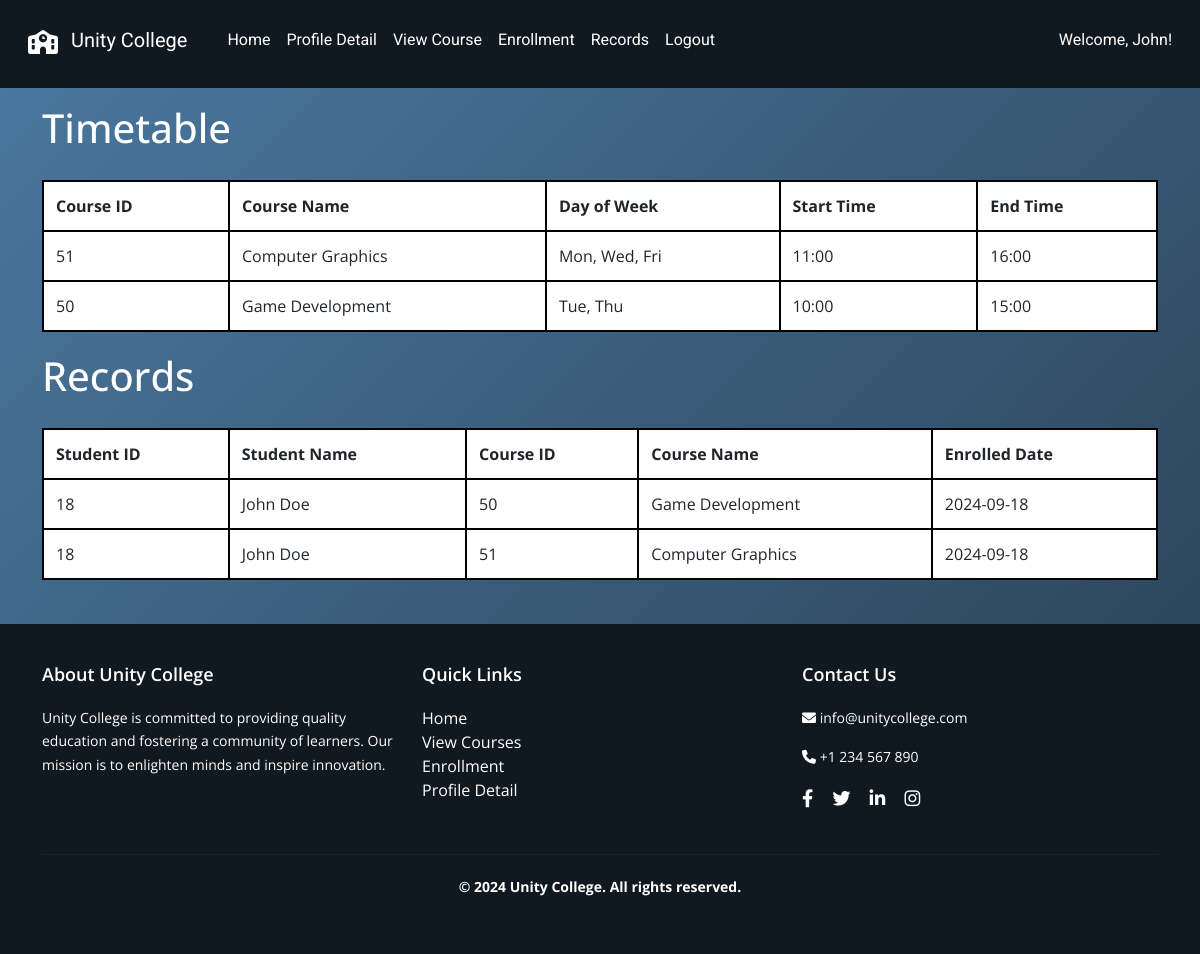
Page /student/records (signed in) on the committed database.
### tables this page shows
CREATE TABLE "schedule" (
    "id" INTEGER PRIMARY KEY AUTOINCREMENT,
    "course_id" INTEGER NOT NULL,
    "day_of_week" TEXT NOT NULL,
    "start_time" TEXT NOT NULL,
    "end_time" TEXT NOT NULL,
    FOREIGN KEY("course_id") REFERENCES "course"("id") ON DELETE CASCADE
);

CREATE TABLE "course" (
    "id" INTEGER PRIMARY KEY AUTOINCREMENT,
    "name" TEXT NOT NULL,
    "image" TEXT NOT NULL,
    "description" TEXT NOT NULL,
    "credits" INTEGER NOT NULL,
    "lecturer" TEXT NOT NULL
);

CREATE TABLE "enrollment" (
    "id" INTEGER PRIMARY KEY AUTOINCREMENT,
    "student_id" INTEGER NOT NULL,
    "course_id" INTEGER NOT NULL,
    "enroll_date" DATE NOT NULL,
    FOREIGN KEY("student_id") REFERENCES "student"("id") ON DELETE RESTRICT,
    FOREIGN KEY("course_id") REFERENCES "course"("id") ON DELETE RESTRICT
);

### app.py (the view)
@app.route('/student/records')
def view_enrollment_records():
    if 'uid' not in session or session.get('user_type') != 'student':
        return redirect(url_for('student_login'))
    uid = session.get('uid')
    first_name = session.get('first_name')
    try:
        enrollments = query_db("""
            SELECT e.student_id,
                   s.first_name || ' ' || s.last_name AS fullname,
                   c.id AS course_id,
                   c.name AS course_name,
                   e.enroll_date
            FROM enrollment e
            JOIN student s ON e.student_id = s.id
            JOIN course c ON e.course_id = c.id
            WHERE e.student_id = ?
        """, (uid,))
        timetable = query_db("""
            SELECT sc.course_id, c.name AS course_name, sc.day_of_week, sc.start_time, sc.end_time
            FROM schedule sc
            JOIN course c ON sc.course_id = c.id
            WHERE sc.course_id IN (
                SELECT e.course_id FROM enrollment e WHERE e.student_id = ?
            )
            ORDER BY sc.day_of_week, sc.start_time
        """, (uid,))
    except Exception as e:
        print(traceback.format_exc())
        enrollments = []
        timetable = []
    return render_template('student/records.html',
                           enrollments=enrollments,
                           timetable=timetable,
                           first_name=first_name,
                           uid=uid
                         )

### dbcontroller.py (called while the page is built)
def query_db(query, args=()):
    con = sqlite3.connect('advweb.db')
    cur = con.cursor()
    cur.execute(query, args)
    rv = cur.fetchall()
    cur.close()
    con.close()
    return rv

### templates/student/records.html (shortened to what this page needs)
{% extends "/student/layout.html" %} {% block content %}
<link rel="stylesheet" href="/static/css/student/record.css" />
<h1>Timetable</h1>
<div class="table-responsive">
  <table>
    <thead>
      <tr>
        <th>Course ID</th>
        <th>Course Name</th>
        <th>Day of Week</th>
        <th>Start Time</th>
        <th>End Time</th>
      </tr>
    </thead>
    <tbody>
      {% if timetable %} {% for item in timetable %}
      <tr>
        <td>{{ item[0] }}</td>
        <td>{{ item[1] }}</td>
        <td>{{ item[2] }}</td>
        <td>{{ item[3] }}</td>
        <td>{{ item[4] }}</td>
      </tr>
      {% endfor %} {% else %}
      <tr>
        <td colspan="5">No timetable records found.</td>
      </tr>
      {% endif %}
    </tbody>
  </table>
</div>
<h1>Records</h1>
<div class="table-responsive">
  <table>
    <thead>
      <tr>
        <th>Student ID</th>
        <th>Student Name</th>
        <th>Course ID</th>
        <th>Course Name</th>
        <th>Enrolled Date</th>
      </tr>
    </thead>
    <tbody>
      {% if enrollments %} {% for enrollment in enrollments %}
      <tr>
        <td>{{ enrollment[0] }}</td>
        <td>{{ enrollment[1] }}</td>
        <td>{{ enrollment[2] }}</td>
        <td>{{ enrollment[3] }}</td>
        <td>{{ enrollment[4] }}</td>
      </tr>
      {% endfor %} {% else %}
      <tr>
        <td colspan="5">No enrollment records found.</td>
      </tr>
      {% endif %}
    </tbody>
  </table>
</div>
{% endblock %}

### templates/student/layout.html (shortened to what this page needs)
<!DOCTYPE html>
<html lang="en">
  <head>
    <link
      href="https://cdn.jsdelivr.net/npm/bootstrap@5.3.0/dist/css/bootstrap.min.css"
      rel="stylesheet"
    />
    <link href="/static/css/student/layout.css" rel="stylesheet" />
    <link
      rel="stylesheet"
      href="https://cdnjs.cloudflare.com/ajax/libs/font-awesome/6.0.0-beta3/css/all.min.css"
    />
  </head>
  <body>
    <nav class="navbar navbar-expand-lg navbar-light navbar-custom">
      <div class="container-fluid">
        <a class="navbar-brand" href="#">
          <i class="fas fa-school me-2"></i> Unity College
        </a>
        <div class="collapse navbar-collapse" id="navbarNav">
          <ul class="navbar-nav me-auto">
            <li class="nav-item">
              <a class="nav-link" href="{{ url_for('home') }}">Home</a>
            </li>
            <li class="nav-item">
              <a class="nav-link" href="{{ url_for('view_profile') }}"
                >Profile Detail</a
              >
            </li>
            <li class="nav-item">
              <a class="nav-link" href="{{ url_for('view_courses') }}"
                >View Course</a
              >
            </li>
            <li class="nav-item">
              <a class="nav-link" href="{{ url_for('student_enroll') }}"
                >Enrollment</a
              >
            </li>
            <li class="nav-item">
              <a class="nav-link" href="{{ url_for('view_enrollment_records')}}"
                >Records</a
              >
            </li>
            {% if uid %}
            <li class="nav-item">
              <a class="nav-link" href="{{ url_for('student_logout') }}"
                >Logout</a
              >
            </li>
            {% else %}
            <li class="nav-item">
              <a class="nav-link" href="{{ url_for('student_signup') }}"
                >Sign Up</a
              >
            </li>
            {% endif %}
          </ul>
          {% if uid %}
          <div class="d-flex">
            <span class="navbar-text me-3">Welcome, {{ first_name }}!</span>
          </div>
          {% endif %}
        </div>
      </div>
    </nav>
    <div class="container mt-4">{% block content %}{% endblock %}</div>
    <footer class="footer mt-4 text-white">
      <div class="container">
        <div class="row">
          <div class="col-md-4">
            <h5>About Unity College</h5>
            <p>
              Unity College is committed to providing quality education and
              fostering a community of learners. Our mission is to enlighten
              minds and inspire innovation.
            </p>
          </div>
          <div class="col-md-4">
            <h5>Quick Links</h5>
            <ul class="list-unstyled">
              <li>
                <a href="{{ url_for('home') }}" class="footer-link">Home</a>
              </li>
              <li>
                <a href="{{ url_for('view_courses') }}" class="footer-link"
                  >View Courses</a
                >
              </li>
              <li>
                <a href="{{ url_for('student_enroll') }}" class="footer-link"
                  >Enrollment</a
                >
              </li>
              <li>
                <a href="{{ url_for('view_profile') }}" class="footer-link"
                  >Profile Detail</a
                >
              </li>
            </ul>
          </div>
          <div class="col-md-4">
            <h5>Contact Us</h5>
            <p><i class="fas fa-envelope"></i> info@unitycollege.com</p>
            <p><i class="fas fa-phone"></i> +1 234 567 890</p>
            <div class="social-icons">
              <a href="#" class="footer-link"
                ><i class="fab fa-facebook-f"></i
              ></a>
              <a href="#" class="footer-link"><i class="fab fa-twitter"></i></a>
              <a href="#" class="footer-link"
                ><i class="fab fa-linkedin-in"></i
              ></a>
              <a href="#" class="footer-link"
                ><i class="fab fa-instagram"></i
              ></a>
            </div>
          </div>
        </div>
        <div class="row mt-3">
          <div class="col-12">
            <hr class="footer-hr" />
            <p class="text-center">
              <strong>&copy; 2024 Unity College. All rights reserved.</strong>
            </p>
          </div>
        </div>
      </div>
    </footer>
  </body>
</html>

### static/css/student/layout.css (style rules this page uses)
html, body { height: 100%; margin: 0; font-family: "Open Sans", sans-serif; }
body { display: flex; flex-direction: column; }
.container { flex: 1; }
.navbar-custom { background-color: #101820; color: #ffffff; }
.container-fluid { background-color: #101820; }
.navbar-brand i { font-size: 1.5rem; vertical-align: middle; }
.navbar-custom .navbar-brand, .navbar-custom .nav-link { color: #ffffff; font-family: "Roboto", sans-serif; padding: 0.5rem 1rem; }
@media (min-width: 768px) { .navbar-custom { height: 80px; } }
@media (min-width: 768px) { .navbar-custom .navbar-brand, .navbar-custom .nav-link { line-height: 80px; } }
.navbar-text { color: #ffffff; font-family: "Roboto", sans-serif; }
.footer { background-color: #101820; color: #ffffff; padding: 40px 0; font-family: "Open Sans", sans-serif; box-shadow: none; position: relative; z-index: 2; }
.footer h5 { font-size: 18px; margin-bottom: 20px; font-weight: 600; }
.footer p { font-size: 14px; line-height: 1.7; }
.footer .footer-link { color: #ffffff; text-decoration: none; }
.footer .social-icons { margin-top: 10px; }
.footer .social-icons a { color: #ffffff; margin-right: 15px; font-size: 18px; text-decoration: none; }
.footer-hr { border-color: #444; margin: 20px 0; }
body { background: linear-gradient(135deg, #4b79a1 0%, #283e51 100%) no-repeat center center fixed; }

### static/css/student/record.css (style rules this page uses)
.table-responsive { overflow-x: auto; -webkit-overflow-scrolling: touch; }
table { width: 100%; border-collapse: collapse; margin: 20px 0; background-color: white; }
table, th, td { border: 2px solid black; }
th, td { padding: 12px; text-align: left; white-space: nowrap; }
a { text-decoration: none; }
h1 { color: white; }

### rows in the picture
schedule: course "51", name "Computer Graphics", day_of_week "Mon, Wed, Fri", start_time "11:00", end_time "16:00"
schedule: course "50", name "Game Development", day_of_week "Tue, Thu", start_time "10:00", end_time "15:00"
enrollment: student "18", enrollment "John Doe", enrollment "50", name "Game Development", enroll_date "2024-09-18"
enrollment: student "18", enrollment "John Doe", enrollment "51", name "Computer Graphics", enroll_date "2024-09-18"

### other values in the picture
{{ first_name }} "John"
